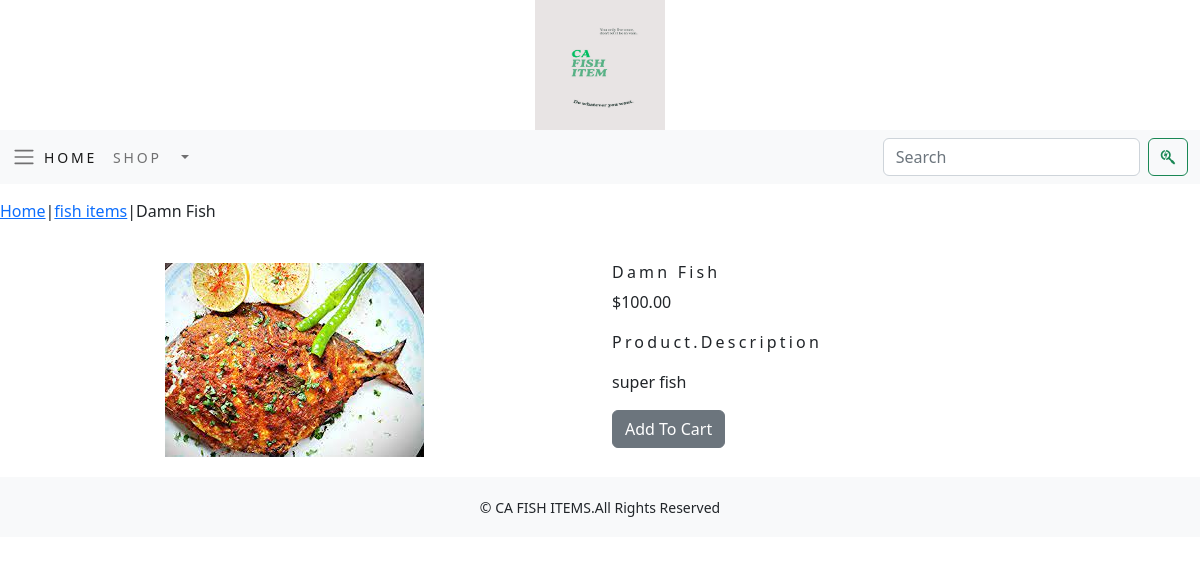
Screenshot of /shop/fishitems/DamnFish/ with the database file from the repository.
### shop/models.py (models this page shows, shortened)
class Product(models.Model):
    name = models.CharField(max_length=250, unique=True)
    slug = models.SlugField(max_length=250, unique=True)
    description = models.TextField(blank=True)
    price=models.DecimalField(max_digits=10,decimal_places=2)
    category=models.ForeignKey(Category,on_delete=models.CASCADE)
    image = models.ImageField(upload_to='product',blank=True)
    stock=models.IntegerField()
    available=models.BooleanField(default=True)
    created=models.DateField(auto_now_add=True)
    update=models.DateTimeField(auto_now=True)
    class Meta:
        ordering=('name',)
        verbose_name = 'product'
        verbose_name_plural = 'products'

class Category(models.Model):
    name=models.CharField(max_length=250,unique=True)
    slug=models.SlugField(max_length=250,unique=True)
    description=models.TextField(blank=True)
    class Meta:
        ordering=('name',)
        verbose_name='category'
        verbose_name_plural='categories'
    def get_url(self):
        return reverse('shop:product_by_category',args=[self.slug])
    def __str__(self):
        return '{}'.format(self.name)

### shop/views.py (the view)
# urls.py: path('<slug:c_slug>/<slug:product_slug>/', views.proDetail, name='prodCatdetail')
def proDetail(request,c_slug,product_slug):
    try:
        product=Product.objects.get(category__slug=c_slug,slug=product_slug)
    except Exception as e:
        raise e
    return render(request,'product.html',{'product':product})

### cart/context_processors.py (called while the page is built)
def counter(request):
    item_count = 0
    if 'admin' in request.path:
        return {}
    else:
        try:
            cart=Cart.objects.filter(cart_id=_cart_id(request))
            cart_items=CartItems.objects.all().filter(cart=cart[:1])
            for cart_item in cart_items :
                item_count += cart_item.quantity
        except Cart.DoesNotExist:
            item_count = 0
    return dict(item_count=item_count)

### cart/views.py (called while the page is built)
def _cart_id(request):
    cart=request.session.session_key
    if not cart:
        cart=request.session.create()
    return cart

### shop/context_processors.py (called while the page is built)
def menu_links(request):
    links=Category.objects.all()
    return dict(links=links)

### templates/product.html (shortened to what this page needs)
{% extends 'base.html' %}
{% load static %}
{% block content %}
<div class="row my_prod_row_class">
    <div class="mx_auto">
        <p><a href="{% url 'shop:allProdCat' %}">Home</a>|<a href="{{product.category.get_url}}">{{product.category}}</a>|{{product.name}}</p>
    </div>
<div class="container">
<br>
<div class="row">
    <div class="col-12 col-sm-12 col-md-12 col-lg-6 text-center">
        <div style="min-width:18rem;">
            <img src="{{product.image.url}}" alt="{{product.name}}">
        </div>
    </div>
    <div class="col-12 col-sm-12 col=md-12 col-lg-6">
        <div>
            <h1 class="my_prod_title">{{product.name}}</h1>
            <p>${{product.price}}</p>
            <P class="my_title">Product.Description</P>
            <p class="text-justify my_prod_text">{{product.description}}</p>
            {% if product.stock <= 0  %}
            <p class="text-justify my_prod_text"><b>Out Of Stock</b></p>
            {% else %}
            <a class="btn btn-secondary" href="{% url 'cart:add_cart' product.id %}">Add To Cart </a>
            {% endif %}
        </div>
    </div>
</div>
</div>
</div>
{% endblock %}

### shop/static/css/custom.css (style rules this page uses)
body { font-family:'Roboto',sans-serif; }
.my_title { font-size:16px; text_transform:uppercase; letter-spacing:.2em; }
.my_prod_row_class { padding-top:15px; padding-bottom:20px }
.my_prod_title { font-size:16px; text_transform:uppercase; letter-spacing:.2em; padding-top:15px padding-bottom:10px }
.my_prod_text { padding-right:20px; }

### rows the page displays
Product: category "fish items", name "Damn Fish", image (picture), price "100.00", description "super fish"
